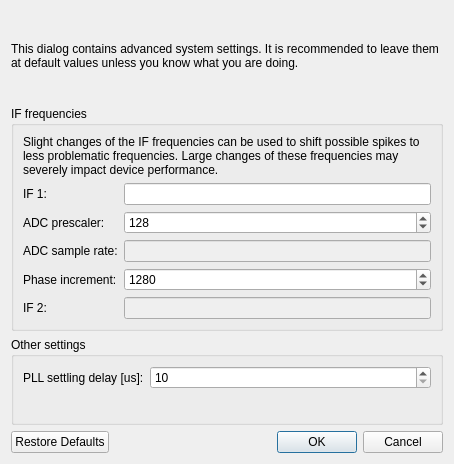
<?xml version="1.0" encoding="UTF-8"?>
<ui version="4.0">
 <class>DeviceConfigurationDialogV1</class>
 <widget class="QDialog" name="DeviceConfigurationDialogV1">
  <property name="geometry">
   <rect>
    <x>0</x>
    <y>0</y>
    <width>454</width>
    <height>464</height>
   </rect>
  </property>
  <property name="windowTitle">
   <string>Device Configuration</string>
  </property>
  <layout class="QVBoxLayout" name="verticalLayout">
   <item>
    <widget class="QLabel" name="label_2">
     <property name="text">
      <string>This dialog contains advanced system settings. It is recommended to leave them at default values unless you know what you are doing.</string>
     </property>
     <property name="wordWrap">
      <bool>true</bool>
     </property>
    </widget>
   </item>
   <item>
    <widget class="QGroupBox" name="groupBox_15">
     <property name="title">
      <string>IF frequencies</string>
     </property>
     <layout class="QVBoxLayout" name="verticalLayout_5">
      <item>
       <widget class="QLabel" name="label_34">
        <property name="text">
         <string>Slight changes of the IF frequencies can be used to shift possible spikes to less problematic frequencies. Large changes of these frequencies may severely impact device performance.</string>
        </property>
        <property name="wordWrap">
         <bool>true</bool>
        </property>
       </widget>
      </item>
      <item>
       <layout class="QFormLayout" name="formLayout">
        <item row="0" column="0">
         <widget class="QLabel" name="label_29">
          <property name="text">
           <string>IF 1:</string>
          </property>
         </widget>
        </item>
        <item row="0" column="1">
         <widget class="SIUnitEdit" name="IF1">
          <property name="toolTip">
           <string>&lt;html&gt;&lt;head/&gt;&lt;body&gt;&lt;p&gt;Frequency of the first IF&lt;/p&gt;&lt;/body&gt;&lt;/html&gt;</string>
          </property>
         </widget>
        </item>
        <item row="1" column="0">
         <widget class="QLabel" name="label_30">
          <property name="text">
           <string>ADC prescaler:</string>
          </property>
         </widget>
        </item>
        <item row="1" column="1">
         <widget class="QSpinBox" name="ADCpresc">
          <property name="toolTip">
           <string>&lt;html&gt;&lt;head/&gt;&lt;body&gt;&lt;p&gt;ADC prescaler in FPGA. The ADC sample rate is determined by 102.4MHz/prescaler&lt;/p&gt;&lt;/body&gt;&lt;/html&gt;</string>
          </property>
          <property name="minimum">
           <number>112</number>
          </property>
          <property name="maximum">
           <number>255</number>
          </property>
          <property name="value">
           <number>128</number>
          </property>
         </widget>
        </item>
        <item row="2" column="0">
         <widget class="QLabel" name="label_31">
          <property name="text">
           <string>ADC sample rate:</string>
          </property>
         </widget>
        </item>
        <item row="2" column="1">
         <widget class="SIUnitEdit" name="ADCRate">
          <property name="enabled">
           <bool>false</bool>
          </property>
         </widget>
        </item>
        <item row="3" column="0">
         <widget class="QLabel" name="label_32">
          <property name="text">
           <string>Phase increment:</string>
          </property>
         </widget>
        </item>
        <item row="3" column="1">
         <widget class="QSpinBox" name="ADCphaseInc">
          <property name="toolTip">
           <string>&lt;html&gt;&lt;head/&gt;&lt;body&gt;&lt;p&gt;Phase increment per ADC sample. Together with the ADC sample rate this determines the frequency of the second IF&lt;/p&gt;&lt;/body&gt;&lt;/html&gt;</string>
          </property>
          <property name="minimum">
           <number>1</number>
          </property>
          <property name="maximum">
           <number>4095</number>
          </property>
          <property name="value">
           <number>1280</number>
          </property>
         </widget>
        </item>
        <item row="4" column="0">
         <widget class="QLabel" name="label_33">
          <property name="text">
           <string>IF 2:</string>
          </property>
         </widget>
        </item>
        <item row="4" column="1">
         <widget class="SIUnitEdit" name="IF2">
          <property name="enabled">
           <bool>false</bool>
          </property>
         </widget>
        </item>
       </layout>
      </item>
     </layout>
    </widget>
   </item>
   <item>
    <widget class="QGroupBox" name="groupBox">
     <property name="title">
      <string>Other settings</string>
     </property>
     <layout class="QFormLayout" name="formLayout_2">
      <item row="0" column="0">
       <widget class="QLabel" name="label">
        <property name="text">
         <string>PLL settling delay [us]:</string>
        </property>
       </widget>
      </item>
      <item row="0" column="1">
       <widget class="QSpinBox" name="PLLSettlingDelay">
        <property name="minimum">
         <number>10</number>
        </property>
        <property name="maximum">
         <number>255</number>
        </property>
       </widget>
      </item>
     </layout>
    </widget>
   </item>
   <item>
    <widget class="QDialogButtonBox" name="buttonBox">
     <property name="standardButtons">
      <set>QDialogButtonBox::StandardButton::Cancel|QDialogButtonBox::StandardButton::Ok|QDialogButtonBox::StandardButton::RestoreDefaults</set>
     </property>
    </widget>
   </item>
  </layout>
 </widget>
 <customwidgets>
  <customwidget>
   <class>SIUnitEdit</class>
   <extends>QLineEdit</extends>
   <header>CustomWidgets/siunitedit.h</header>
  </customwidget>
 </customwidgets>
 <resources/>
 <connections/>
</ui>
